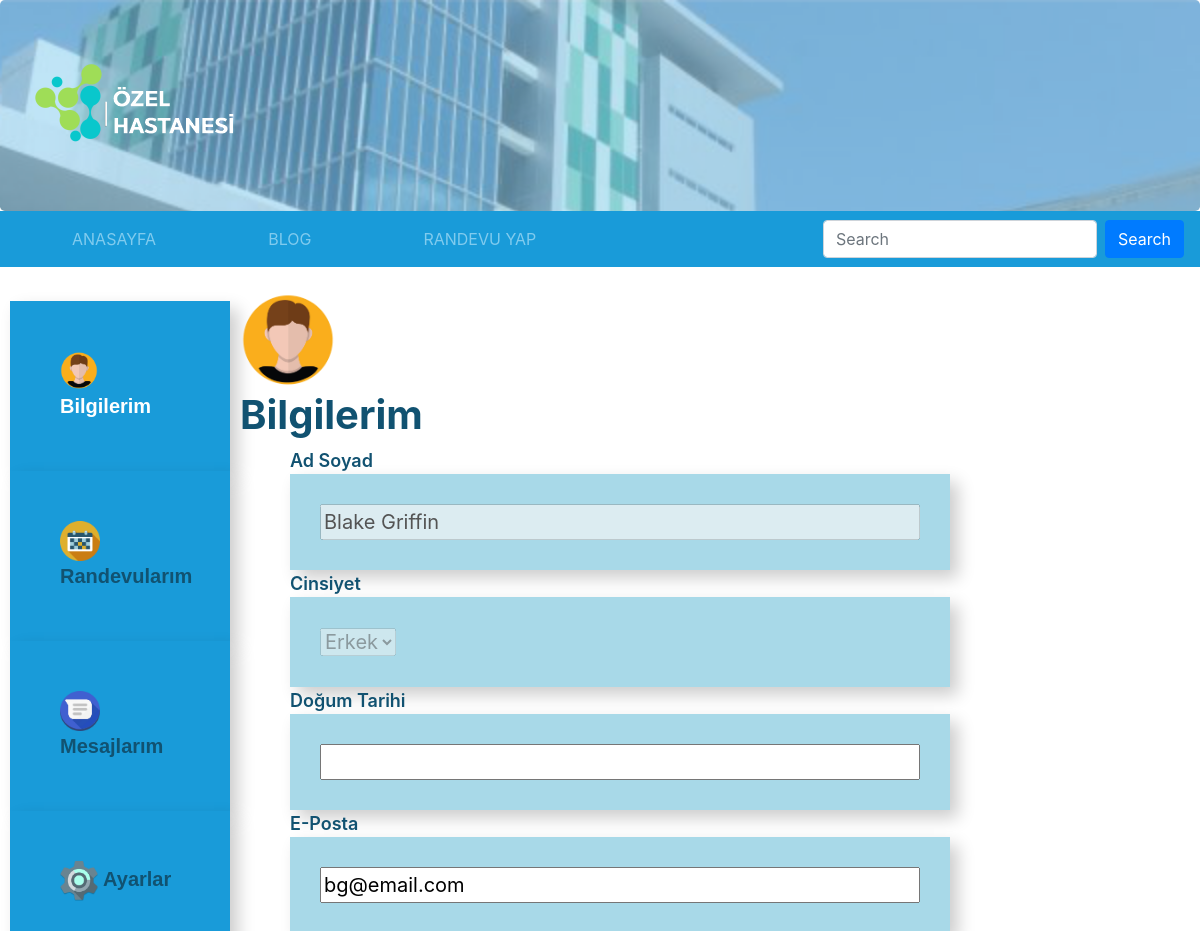
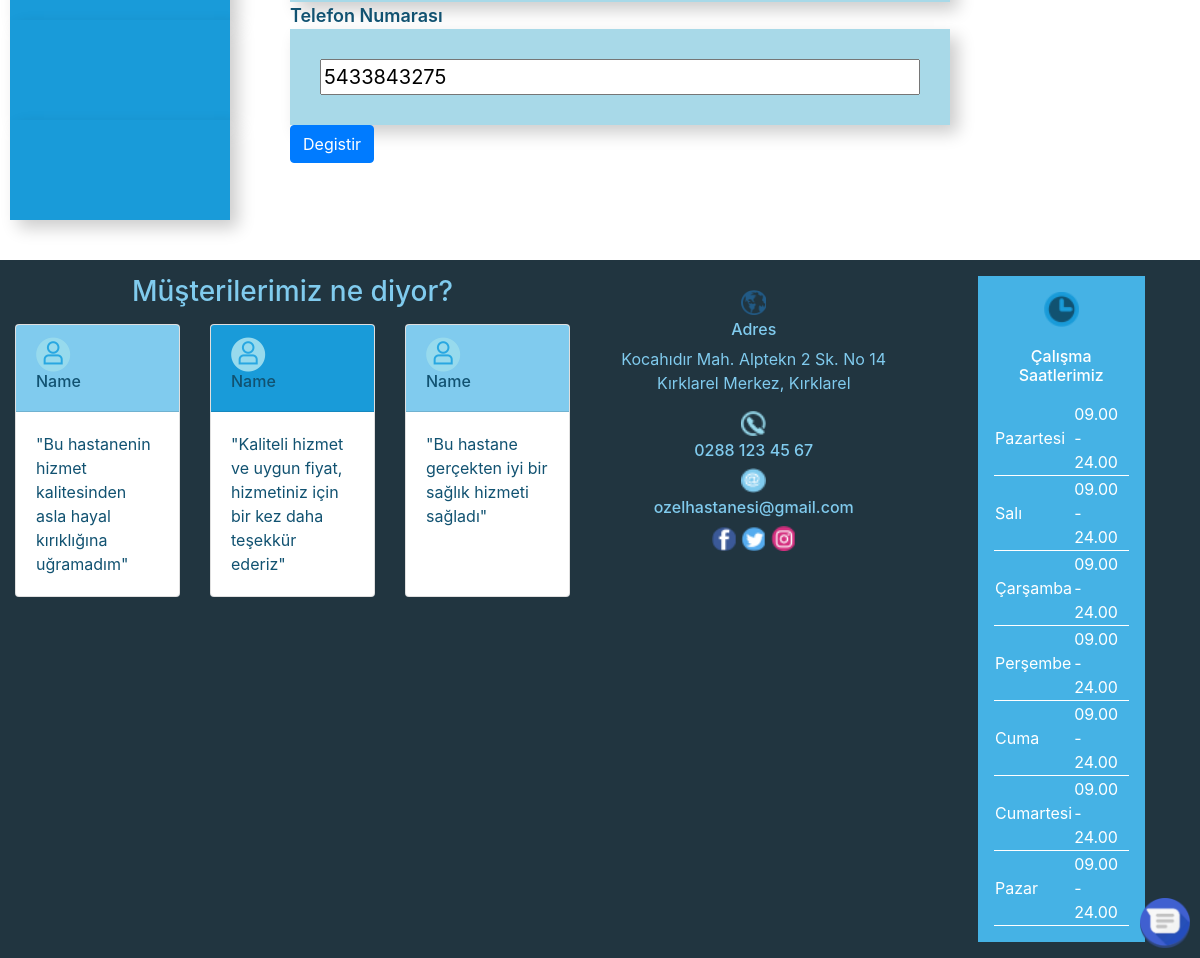
Screenshot of /bilgilerim.php (signed in) with the database file from the repository (2 pictures, top to bottom).
### tables this page shows
CREATE TABLE IF NOT EXISTS `userinfo` (
  `adsoyad` text NOT NULL,
  `eposta` varchar(100) NOT NULL,
  `sifre` varchar(130) NOT NULL,
  `cinsiyet` text NOT NULL,
  `tel` bigint(255) NOT NULL,
  `dogumtarih` date DEFAULT NULL,
  PRIMARY KEY (`eposta`)
);

### bilgilerim.php (the view, shortened to what this page needs)
<!DOCTYPE html>
<html>
<html lang="en">
<?php
    include "config.php";
?>
<head>
    <link rel="stylesheet" href="https://cdn.jsdelivr.net/npm/bootstrap@4.5.3/dist/css/bootstrap.min.css"
>
    <link rel="stylesheet" href="style2.css">
</head>
<body>
    <div class="jumbotron mb-0">
        <a href="anasayfa.html"><img src="img/logo.png" alt=""></a>
    </div>
    <nav class="navbar navbar-expand-sm ">
        <div class="collapse navbar-collapse" id="collapsibleNavbar">
            <ul class="navbar-nav mr-auto">
                <li class="nav-item">
                    <a class="nav-link" href="anasayfa.php">ANASAYFA<span class="sr-only">(current)</span></a>
                </li>
                <li class="nav-item">
                    <a class="nav-link" href="makalelistesi.html">BLOG</a>
                </li>
                <li class="nav-item">
                    <a class="nav-link" href="randevuform.php" target="_blank">RANDEVU YAP</a>
                </li>
            </ul>
            <form class="form-inline my-2 my-lg-0">
                <input class="form-control mr-sm-2" type="search" placeholder="Search" aria-label="Search">
                <button class="btn btn-primary  my-2 my-sm-0" type="submit">Search</button>
            </form>
        </div>
    </nav><br>
    <div class="clearfix">
  <div class="column menu">
    <ul>
      <a class="letter" href="bilgilerim.php"><li><img src="img/profile.png" weight="40px" height="40px"> Bilgilerim</li></a>
      <li><a class="letter" href="oncekirandevularim.php"><img src="img/appointment.png" weight="40px" height="40px">Randevularım</a></li>
      <li><a class="letter" href="Mesajlarim.html"><img src="img/message.png" weight="40px" height="40px"> Mesajlarım</a></li>
      <li><a class="letter" href="ayarlar.html"><img src="img/clipart494368.png" weight="40px" height="40px"> Ayarlar</a></li>
      <li></li>
      <li></li>
    </ul>
  </div>
  <div>
    <a href="#"><img src="img/profile.png" weight="100px" height="100px"></a>
    <h1>Bilgilerim</h1>
    <div class="column2 menu2">
    <?php
    $sql = "SELECT * FROM userinfo WHERE eposta = '".$_SESSION['email']."'";
    $result = $con->query($sql);
    $row=$result->fetch_row();
    ?>
   <form form action="<?php echo htmlspecialchars($_SERVER["PHP_SELF"]);?>" method="post">
    <ul>
        <div class="profile">Ad Soyad</div><li><input type=”text” name=”adsoyad” value="<?=$row[0]; ?>" disabled></li>
        <div class="profile">Cinsiyet</div><li>
            <select name="cinsiyet" required disabled>
            <option><?=$row[3];?></option>
            </select></li>
        <div class="profile">Doğum Tarihi</div><li><input type=”date” name="dogumtarihi" value="<?=$row[5]; ?>"></li>
        <div class="profile">E-Posta</div><li><input type=”text” name="eposta" value="<?=$row[1]; ?>"></li>
        <div class="profile">Telefon Numarası</div><li><input type="text" name="telefon" value="<?=$row[4]; ?>"></li>
    </ul>
    <br>
     <button class="btn btn-primary  my-2 my-sm-0" name="degistir" type="submit">Degistir</button>
     </form>
  </div>
  </div>
</div>
    <div class="row footer">
        <div class="col-lg-6">
            <a href="mesajlarim.html"><img class="message" src="img/message.png" width="50px" height="50px"></a>
            <div class="review">
                <h3>Müşterilerimiz ne diyor?</h3>
                <div class="card-deck">
                    <div class="card">
                        <div class="card-header">
                            <img src="img/login logo.png" alt="">
                            <h6>Name</h6>
                        </div>
                        <div class="card-body">
                            <p class="card-text">"Bu hastanenin hizmet kalitesinden asla hayal kırıklığına uğramadım"</p>
                        </div>
                    </div>
                    <div class="card">
                        <div class="card-header" style="background-color: #199BD9;">
                            <img src="img/login logo.png" alt="">
                            <h6>Name</h6>
                        </div>
                        <div class="card-body">
                            <p class="card-text">"Kaliteli hizmet ve uygun fiyat, hizmetiniz için bir kez daha teşekkür ederiz"</p>
                        </div>
                    </div>
                    <div class="card">
                        <div class="card-header">
                            <img src="img/login logo.png" alt="">
                            <h6>Name</h6>
                        </div>
                        <div class="card-body">
                            <p class="card-text">"Bu hastane gerçekten iyi bir sağlık hizmeti sağladı"</p>
                        </div>
                    </div>
                </div>
            </div>
        </div>
        <div class="col-lg-3">
            <div class="contactinfo">
                <img src="img/adress logo.png" height="25px" width="25px" alt="">
                <h6>Adres</h6>
                <p>Kocahıdır Mah. Alptekn 2 Sk. No 14
                    Kırklarel Merkez, Kırklarel
                </p>
                <img src="img/contact logo.png" height="25px" width="25px" alt="">
                <h6>0288 123 45 67</h6>
                <img src="img/email logo.png" height="25px" width="25px" alt="">
                <h6>ozelhastanesi@gmail.com</h6>
                <img src="img/fb logo.png" height="25px" width="25px" alt="">
                <img src="img/twitter logo.png" height="25px" width="25px" alt="">
                <img src="img/ig logo.png" height="25px" width="25px" alt="">
            </div>
        </div>
        <div class="col-lg-3">
            <div class="tabelwaktu">
                <img src="img/clock logo 2.png" height="35px" width="35px" style="margin-bottom: 20px;" alt="">
                <h6>Çalışma Saatlerimiz</h6>
                <table>
                    <tr>
                        <td>Pazartesi</td>
                        <td>09.00 - 24.00</td>
                    </tr>
                    <tr>
                        <td>Salı</td>
                        <td>09.00 - 24.00</td>
                    </tr>
                    <tr>
                        <td>Çarşamba</td>
                        <td>09.00 - 24.00</td>
                    </tr>
                    <tr>
                        <td>Perşembe</td>
                        <td>09.00 - 24.00</td>
                    </tr>
                    <tr>
                        <td>Cuma</td>
                        <td>09.00 - 24.00</td>
                    </tr>
                    <tr>
                        <td>Cumartesi</td>
                        <td>09.00 - 24.00</td>
                    </tr>
                    <tr>
                        <td>Pazar</td>
                        <td>09.00 - 24.00</td>
                    </tr>
                </table>
            </div>
        </div>
    </div>
</body>
</html>

### style2.css (style rules this page uses)
body { color: #115271; }
.navbar { background-color: #199BD9; }
.card-deck { margin: 0; }
a.nav-link { margin: 0 3em; color: #80CBEE; }
.footer { background-color: #213540; color: #80CBEE; margin-top: 30px; }
table { width: 100%; color: white; }
table, td { border-bottom: 1px solid white; }
.tabelwaktu { background-color: #45B2E5; margin: 1em 20%; padding: 1em; align-items: center; display: flex; flex-direction: column; }
.tabelwaktu h6 { text-align: center; color: white; margin-bottom: 1em; }
.jumbotron { background-image: url("img/header.png"); background-size: cover; }
.contactinfo { margin-top: 30px; text-align: center; align-items: center; }
.contactinfo img { margin-bottom: 5px; }
.review { margin-top: 15px; align-items: center; color: #115271; }
.review h3 { text-align: center; margin-bottom: 15px; color: #80CBEE; }
.review .card-header { background-color: #80CBEE; }
.column { float: left; padding: 10px; }
.column2 { padding: 0px; position: sticky; top: 0px; left: 50px; }
.clearfix::after { content: ""; clear: both; display: table; }
.menu { width: 20%; }
.menu2 { width:80%; }
.menu ul { list-style-type: none; margin: 0; padding: 0; }
.menu2 ul { list-style-type: none; margin: 0; padding: 0; float:left; }
.menu li { padding: 50px; font-size: 20px; margin-bottom: 0px; background-color: #199BD9; box-shadow: 8px 8px 16px 0px rgba(0,0,0,0.2); color: #ffffff; }
.menu2 li { padding: 30px; font-size: 20px; margin-bottom: 0px; background-color: #A8D9E8; box-shadow: 8px 8px 16px 0px rgba(0,0,0,0.2); color: #ffffff; }
.letter { color: #115271; font-family:sans-serif; font-weight: 700; }
h1 { font-weight: 750; }
.profile { font-size: 18px; font-weight: 600; position: relative; }
.message { bottom: 10px; right: 10px; position: fixed; width:50px; z-index: 1; }
input { width: 600px; }

### rows the page displays
userinfo: adsoyad "Blake Griffin", cinsiyet "Erkek", eposta "bg@email.com", telefon "5433843275"
